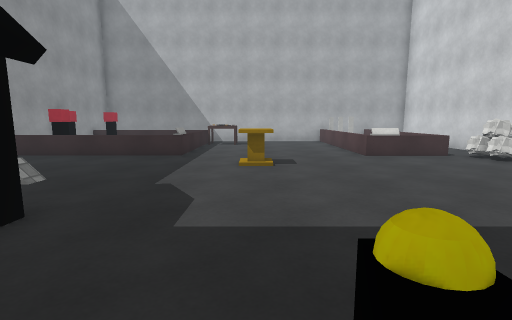
[1] (above)

14 first-person views from a walk through a Unity game level. The camera is 1.3 m above the floor, tilts 8° down and sees 85° across. The floor is counted in squares, 1 m on a side. Each view is taken from the middle of a square. On the plan, view 1 faces up. The plan holds only what a view shows up to about 13 squares ahead; the rest is blank. The player character is not drawn. Surface patterns are stand-ins for the level's own textures.

[2]
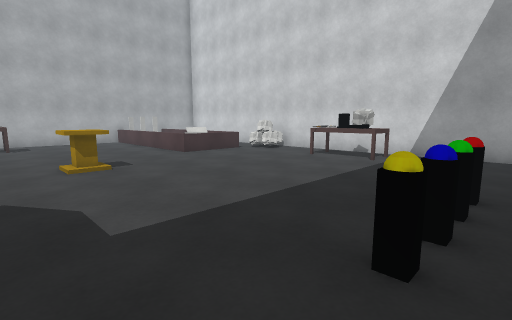

[3]
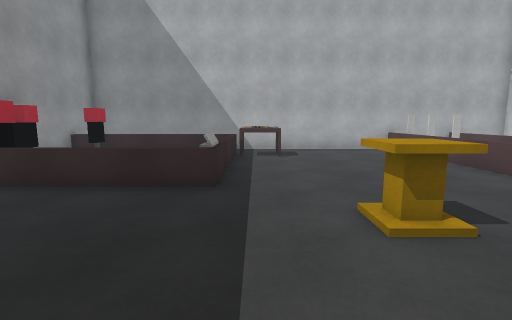

[4]
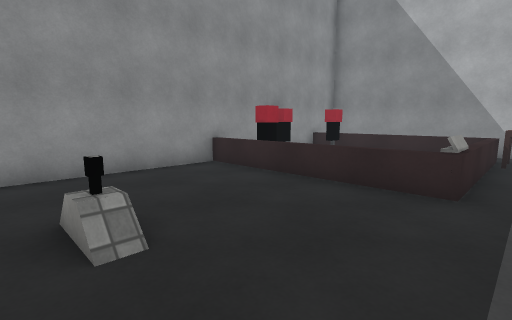

[5]
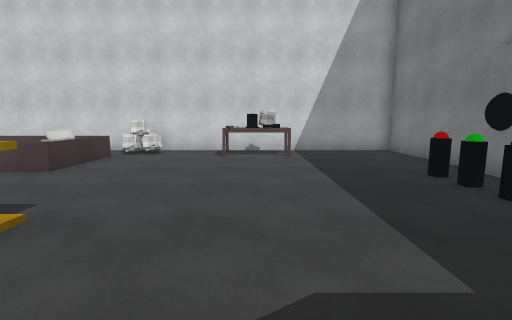

[6]
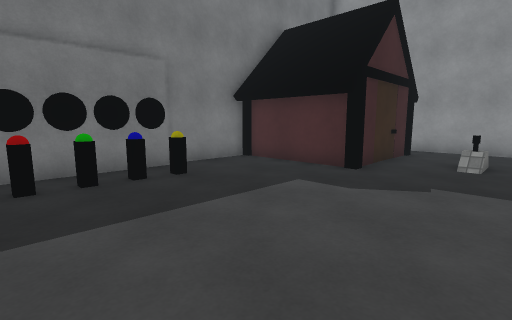

[7]
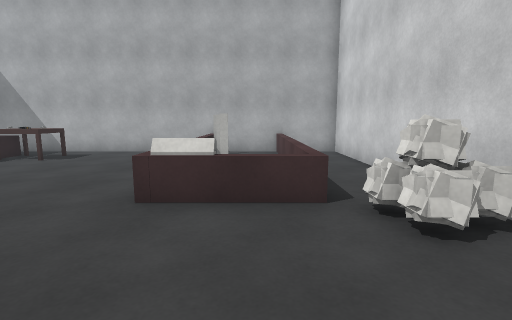

[8]
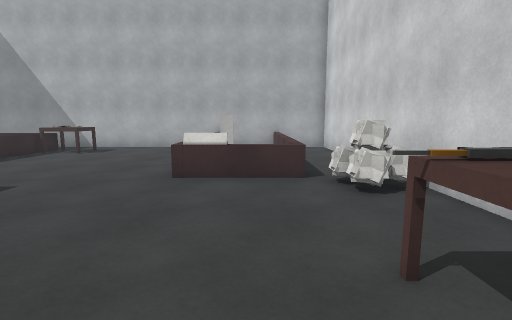

[9]
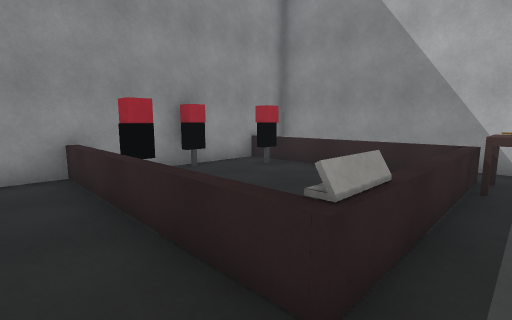

[10]
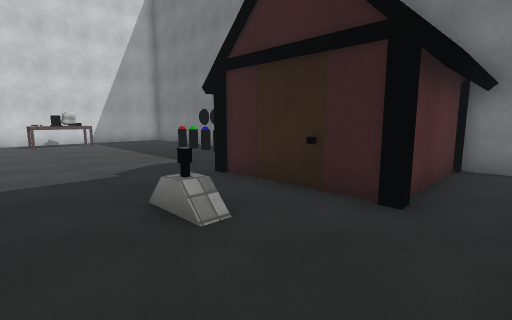

[11]
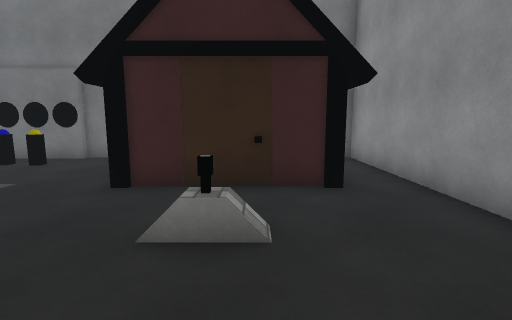

[12]
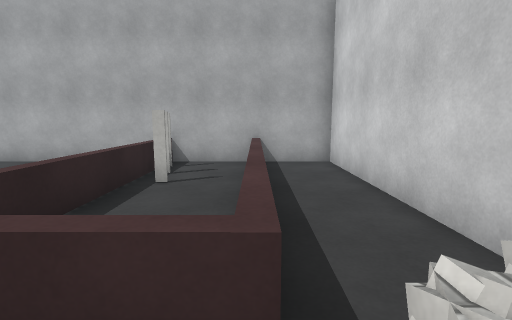

[13]
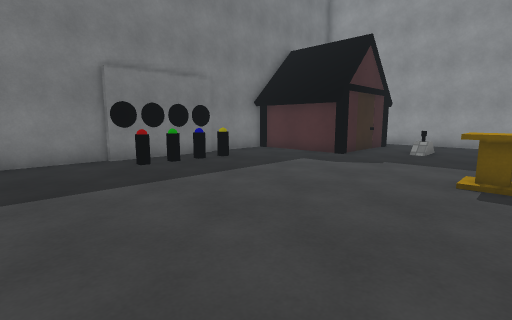

[14]
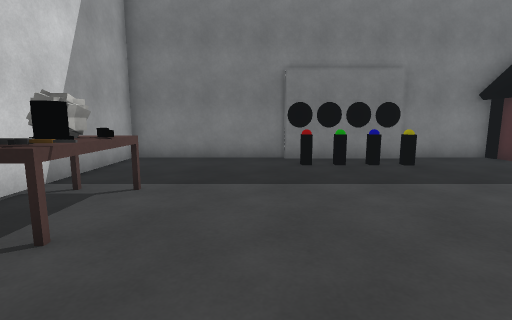

### Floor plan
Key: @ floor where view 1 was taken; # wall or solid block; . floor; / step, stairs or slope; = window, fence, low wall or low ledge; R rock; A altar; H house; T table; O other object.
Columns run from 10 left of view 1 to 9 right of it. Each row starts with its distance up from view 1.
 18  ###################
 17        .......=..=.#
 16  =#====#TT....=#.=.#
 15  #O..  #TT....=#.=.#
 14  O.... =......=..=.#
 13  O.... =......=..=.#
 12  #O    #......=  =.#
 11 #=O====O......#O==.R
 10 #.............#O==RR
  9 #.........A.......RR
  8 #.........A........#
  7 #..................#
  6 #...//...........TT#
  5 #................TT#
  4 #.HHH..H.........TT#
  3 #..HHHHH...........#
  2 #..H  HH...........#
  1 #..H  HH..OOOOO....#
  0 #..H HHH..@........#
 -1 ###    ####OOO######

Where each view was taken, in squares from view 1:
view 1: 0 up, 0 right, facing up
view 2: 0 up, 2 left, facing up-right
view 3: 5 up, 2 left, facing up
view 4: 5 up, 2 left, facing up-left
view 5: 5 up, 3 left, facing right
view 6: 7 up, 4 right, facing down-left
view 7: 6 up, 6 right, facing up
view 8: 4 up, 6 right, facing up
view 9: 9 up, 2 left, facing up-left
view 10: 8 up, 9 left, facing down-right
view 11: 9 up, 6 left, facing down
view 12: 9 up, 7 right, facing up
view 13: 9 up, 7 right, facing down-left
view 14: 9 up, 5 right, facing down
